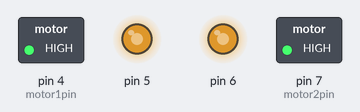
Recording of a sketch running on a simulated Arduino Uno, built with avr-gcc and run on an emulated ATmega328P. Shown: switched loads named in the sketch (green lamp = pin HIGH), output pins drawn as LEDs (lit = HIGH).

Above: at 0.05 s.
At 1.95 s:
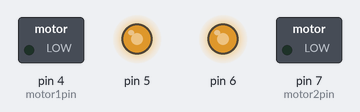
Timing chart, 0 to 3.0 s (numbered marks = the images above):
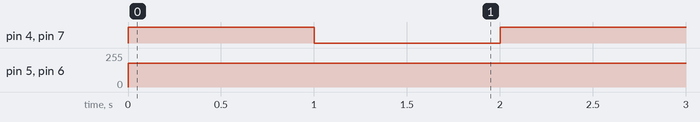

The sketch:

sketch_aug11a.ino
```cpp
#define motor1pin 4
#define motor1pwm 5
#define  motor2pin 7
#define motor2pwm 6

void setup()
{}
void loop()
{
   motor(motor1pin,motor1pwm,1,180);      //电机1以180的速度正转,45口控制电机1
   motor(motor2pin,motor2pwm,1,180);      //电机2以180的速度正转，67口控制电机2
   delay(1000);
   motor(motor1pin,motor1pwm,2,180);      //电机1以180的速度反转
   motor(motor2pin,motor2pwm,2,180);      //电机2以180的速度反转
   delay(1000);
}
void motor(char pin,char pwmpin,char state,int val)//参数pin是输入的高低电平的IO口，pwmpin表示输入的PWM波形的IO口，state指电机状态(正转或反转)，val是调速值大小0-255
{
    pinMode(pin, OUTPUT);
  if(state==1)                             //当state为1时正转
  {
    analogWrite(pwmpin,val);
    digitalWrite(pin,1);
   }
  else if(state==2)                     //当state为2时反转
{
   analogWrite(pwmpin,val);
   digitalWrite(pin,0);
}
else if(state==0)                     //当state为0时停止
{
    analogWrite(pwmpin,0);
    digitalWrite(pin,0);
}
}
```

Measured:
- by itself, pin 4 (motor1pin), pin 7 (motor2pin): alternates HIGH for 1.0 s and LOW for 1.0 s
- by itself, pin 5, pin 6: 0/255 → 180/255 at 0.00 s
